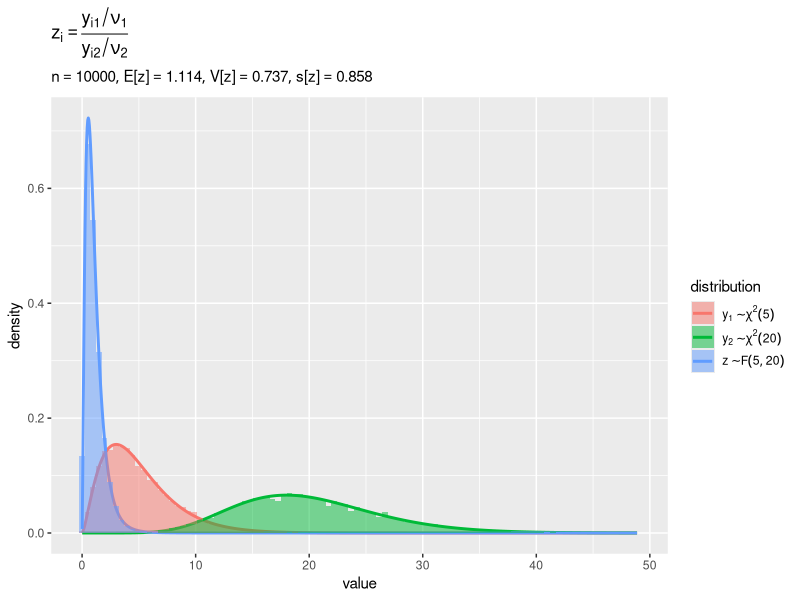

R code for this plot: (Note: this script raises an error after producing the figure.)

# 3.3.c t分布とF分布の関係 --------------------------------------------------------

# 利用パッケージ
library(tidyverse)
library(gganimate)

# チェック用
library(ggplot2)


# カイ二乗分布とF分布の関係 --------------------------------------------------------------

### ・乱数生成・統計量の計算・分布の計算 -----

# サンプルサイズを指定
N <- 10000

# カイ二乗分布のパラメータを指定
nu_1 <- 5
nu_2 <- 20


# サンプリング
sample_df <- tibble::tibble(
  i   = 1:N, 
  y_1 = rchisq(n = N, df = nu_1), # カイ二乗分布
  y_2 = rchisq(n = N, df = nu_2), # カイ二乗分布
  z   = (y_1 / nu_1) / (y_2 / nu_2) # F分布
) |> 
  tidyr::pivot_longer(
    cols = !i, 
    names_to  = "dist", 
    values_to = "x"
  ) # サンプル列をまとめる

# 確率変数の範囲を設定
x_min <- min(sample_df[["x"]])
x_max <- max(sample_df[["x"]])

# 確率密度を計算
dens_df <- tibble::tibble(
  x        = seq(from = x_min, to = x_max, length.out = 1000), 
  dens_y_1 = dchisq(x = x, df = nu_1), # カイ二乗分布
  dens_y_2 = dchisq(x = x, df = nu_2), # カイ二乗分布
  dens_z   = df(x = x, df1 = nu_1, df2 = nu_2) # F分布
) |> 
  tidyr::pivot_longer(
    cols = !x, 
    names_prefix = "dens_", 
    names_to  = "dist", 
    values_to = "dens"
  ) # 確率密度列をまとめる



### ・結果の作図 -----

# サンプル比を抽出
sample_z_vec <- sample_df |> 
  dplyr::filter(dist == "z") |> 
  dplyr::pull(x)

# サンプル比の標本統計量を計算:(ラベル用)
mean_z <- sum(sample_z_vec) / N
var_z  <- sum((sample_z_vec - mean_z)^2) / N
sd_z   <- sqrt(var_z)

# ラベル用の文字列を作成
variable_label <- paste0(
  "list(", 
  "z[i] == frac(y[i1]/nu[1], y[i2]/nu[2])", 
  ")"
)
stats_label <- paste0(
  "list(", 
  "n == ", N, 
  ", E*'['*z*']' == ", round(mean_z, digits = 3), 
  ", V*'['*z*']' == ", round(var_z, digits = 3), 
  ", s*'['*z*']' == ", round(sd_z, digits = 3), 
  ")"
)
param_label_vec <- c(
  parse(text = paste0("y[1] %~% chi^2*(", nu_1, ")")), 
  parse(text = paste0("y[2] %~% chi^2*(", nu_2, ")")), 
  parse(text = paste0("z %~% F(", nu_1, ", ", nu_2, ")"))
)

# ヒストグラムを作成
ggplot() + 
  geom_line(data = dens_df, 
            mapping = aes(x = x, y = dens, color = dist), 
            linewidth = 1) + # 生成分布
  geom_histogram(data = sample_df, 
                 mapping = aes(x = x, y = ..density.., fill = dist), 
                 position = "identity", bins = 100, 
                 alpha = 0.5) + # サンプル
  scale_color_hue(labels = param_label_vec) + # (凡例ラベル用)
  scale_fill_hue(labels = param_label_vec) + # (凡例ラベル用)
  theme(legend.text.align = 0, 
        legend.position = "right") + 
  labs(title = parse(text = variable_label), 
       subtitle = parse(text = stats_label), 
       color = "distribution", fill = "distribution", 
       x = "value", y = "density")


### ・推移の作図 -----

# 1フレーム当たりのデータ数を指定
n_per_frame <- 100

# フレーム数を設定
frame_num <- N / n_per_frame
frame_num


# サンプル比の標本統計量を計算:(ラベル用)
mean_z_vec <- cumsum(sample_z_vec) / 1:N
var_z_vec  <- cumsum((sample_z_vec - mean_z_vec)^2) / 1:N
sd_z_vec   <- sqrt(var_z_vec)

# サンプルを複製
trace_sample_df <- sample_df |> 
  tidyr::uncount(weights = (N-i)%/%n_per_frame+1, .id = "n") |> # 累積ミニバッチに複製
  dplyr::mutate(
    n = N - (n-1)*n_per_frame, # 行番号をデータ数に変換
    label = paste0(
      "n = ", n, 
      ", E[z] = ", round(mean_z_vec[n], digits = 3), 
      ", V[z] = ", round(var_z_vec[n], digits = 3), 
      ", s[z] = ", round(sd_z_vec[n], digits = 3)
    ) # フレーム用ラベル
  ) |> 
  tibble::add_row(
    i = 0, n = 0, 
    label = "n = 0, E[z] = NA, V[z] = NA, s[z] = NA"
  ) |> # 初回フレーム用にダミーを追加
  dplyr::arrange(n, dist, i) |> # 因子レベルの設定用
  dplyr::mutate(
    jitter = dplyr::case_when(
      dist == "y_1" ~ 1, 
      dist == "y_2" ~ 2, 
      dist == "z"   ~ 3
    ), # プロット位置の調整値を指定
    label = factor(label, levels = unique(label)) # フレーム番号に応じてレベル付け
  )


# 確率密度の最大値を設定
y_max <- max(dens_df[["dens"]])

# サンプル点のプロット位置の調整値を指定
y_min <- -0.01

# ヒストグラムを作成
anim <- ggplot() + 
  geom_line(data = dens_df, 
            mapping = aes(x = x, y = dens, color = dist), 
            linewidth = 1) + # 生成分布
  geom_histogram(data = trace_sample_df, 
                 mapping = aes(x = x, y = ..density.., fill = dist), 
                 position = "identity", bins = 100, 
                 alpha = 0.5) + # サンプル
  geom_point(data = trace_sample_df, 
             mapping = aes(x = x, y = y_min*jitter, color = dist), 
             size = 2, alpha = 0.01) + # サンプル
  gganimate::transition_manual(frames = label) + # フレーム
  scale_color_hue(labels = param_label_vec) + # (凡例ラベル用)
  scale_fill_hue(labels = param_label_vec) + # (凡例ラベル用)
  coord_cartesian(ylim = c(y_min*3, y_max)) + 
  theme(legend.text.align = 0, 
        legend.position = "right") + 
  labs(title = parse(text = variable_label), 
       subtitle = "{current_frame}", 
       color = "distribution", fill = "distribution", 
       x = "value", y = "density")

# 停止フレーム数を指定
pause_frame <- 10

# gif画像を作成
gganimate::animate(
  plot = anim, 
  nframes = frame_num+pause_frame, end_pause = pause_frame, fps = 10, 
  width = 800, height = 600, 
  renderer = gganimate::gifski_renderer()
)


# 正規分布・カイ二乗分布(t分布)とF分布の関係 --------------------------------------------------------------

### ・乱数生成・統計量の計算・分布の計算 -----

# サンプルサイズを指定
N <- 10000

# (標準)正規分布のパラメータを指定:(固定)
mu    <- 0
sigma <- 1

# カイ二乗分布のパラメータを指定
nu <- 10


# サンプリング
sample_df <- tibble::tibble(
  i = 1:N, 
  x = rnorm(n = N, mean = mu, sd = sigma), # 正規分布
  y = rchisq(n = N, df = nu), # カイ二乗分布
  z = (x / sqrt(y / nu))^2 # F分布
) |> 
  tidyr::pivot_longer(
    cols = !i, 
    names_to  = "dist", 
    values_to = "x"
  ) # サンプル列をまとめる

# 確率変数の範囲を設定
x_min <- min(sample_df[["x"]])
x_max <- max(sample_df[["x"]])

# 確率密度を計算
dens_df <- tibble::tibble(
  x        = seq(from = x_min, to = x_max, length.out = 1000), 
  dens_x = dnorm(x = x, mean = mu, sd = sigma), # 正規分布
  dens_y = dchisq(x = x, df = nu), # カイ二乗分布
  dens_z = df(x = x, df1 = 1, df2 = nu) # F分布
) |> 
  tidyr::pivot_longer(
    cols = !x, 
    names_prefix = "dens_", 
    names_to  = "dist", 
    values_to = "dens"
  ) # 確率密度列をまとめる


### ・結果の作図 -----

# サンプル比を抽出
sample_z_vec <- sample_df |> 
  dplyr::filter(dist == "z") |> 
  dplyr::pull(x)

# サンプル比の標本統計量を計算:(ラベル用)
mean_z <- sum(sample_z_vec) / N
var_z  <- sum((sample_z_vec - mean_z)^2) / N
sd_z   <- sqrt(var_z)

# ラベル用の文字列を作成
variable_label <- paste0(
  "list(", 
  "z[i] == frac(x[i]^2, y[i]/nu)", 
  ", nu[1] == 1", 
  ", nu[2] == nu", 
  ")"
)
stats_label <- paste0(
  "list(", 
  "n == ", N, 
  ", E*'['*z*']' == ", round(mean_z, digits = 3), 
  ", V*'['*z*']' == ", round(var_z, digits = 3), 
  ", s*'['*z*']' == ", round(sd_z, digits = 3), 
  ")"
)
param_label_vec <- c(
  parse(text = paste0("x %~% N(", mu, ", ", sigma, ")")), 
  parse(text = paste0("y %~% chi^2*(", nu, ")")), 
  parse(text = paste0("z %~% F(", 1, ", ", nu, ")"))
)

# ヒストグラムを作成
ggplot() + 
  geom_line(data = dens_df,
            mapping = aes(x = x, y = dens, color = dist),
            linewidth = 1) + # 生成分布
  geom_histogram(data = sample_df, 
                 mapping = aes(x = x, y = ..density.., fill = dist), 
                 position = "identity", binwidth = 0.1, alpha = 0.5) + # サンプル
  scale_color_hue(labels = param_label_vec) + # (凡例ラベル用)
  scale_fill_hue(labels = param_label_vec) + # (凡例ラベル用)
  coord_cartesian(xlim = c(x_min, x_max*0.5)) + # (t分布のサンプルが大きくなりすぎることがあるので調整)
  theme(legend.text.align = 0, 
        legend.position = "right") + 
  labs(title = parse(text = variable_label), 
       subtitle = parse(text = stats_label), 
       color = "distribution", fill = "distribution", 
       x = "value", y = "density")


### ・推移の作図 -----

# 1フレーム当たりのデータ数を指定
n_per_frame <- 100

# フレーム数を設定
frame_num <- N / n_per_frame
frame_num


# サンプル比の標本統計量を計算:(ラベル用)
mean_z_vec <- cumsum(sample_z_vec) / 1:N
var_z_vec  <- cumsum((sample_z_vec - mean_z_vec)^2) / 1:N
sd_z_vec   <- sqrt(var_z_vec)

# サンプルを複製
trace_sample_df <- sample_df |> 
  tidyr::uncount(weights = (N-i)%/%n_per_frame+1, .id = "n") |> # 累積ミニバッチに複製
  dplyr::mutate(
    n = N - (n-1)*n_per_frame, # 行番号をデータ数に変換
    label = paste0(
      "n = ", n, 
      ", E[z] = ", round(mean_z_vec[n], digits = 3), 
      ", V[z] = ", round(var_z_vec[n], digits = 3), 
      ", s[z] = ", round(sd_z_vec[n], digits = 3)
    ) # フレーム用ラベル
  ) |> 
  tibble::add_row(
    i = 0, n = 0, 
    label = "n = 0, E[z] = NA, V[z] = NA, s[z] = NA"
  ) |> # 初回フレーム用にダミーを追加
  dplyr::arrange(n, dist, i) |> # 因子レベルの設定用
  dplyr::mutate(
    jitter = dplyr::case_when(
      dist == "x" ~ 1, 
      dist == "y" ~ 2, 
      dist == "z" ~ 3
    ), # プロット位置の調整値を指定
    label = factor(label, levels = unique(label)) # フレーム番号に応じてレベル付け
  )


# 確率密度の最大値を設定
y_max <- max(dens_df[["dens"]])

# サンプル点のプロット位置の調整値を指定
y_min <- -0.03

# ヒストグラムを作成
anim <- ggplot() + 
  geom_line(data = dens_df, 
            mapping = aes(x = x, y = dens, color = dist), 
            linewidth = 1) + # 生成分布
  geom_histogram(data = trace_sample_df, 
                 mapping = aes(x = x, y = ..density.., fill = dist), 
                 position = "identity", binwidth = 0.2, alpha = 0.5) + # サンプル
  geom_point(data = trace_sample_df, 
             mapping = aes(x = x, y = y_min*jitter, color = dist), 
             size = 2, alpha = 0.01) + # サンプル
  gganimate::transition_manual(frames = label) + # フレーム
  scale_color_hue(labels = param_label_vec) + # (凡例ラベル用)
  scale_fill_hue(labels = param_label_vec) + # (凡例ラベル用)
  coord_cartesian(xlim = c(x_min, x_max*0.5), ylim = c(y_min*3, y_max)) + 
  theme(legend.text.align = 0, 
        legend.position = "right") + 
  labs(title = parse(text = variable_label), 
       subtitle = "{current_frame}", 
       color = "distribution", fill = "distribution", 
       x = "value", y = "density")

# 停止フレーム数を指定
pause_frame <- 10

# gif画像を作成
gganimate::animate(
  plot = anim, 
  nframes = frame_num+pause_frame, end_pause = pause_frame, fps = 10, 
  width = 800, height = 600, 
  renderer = gganimate::gifski_renderer()
)
